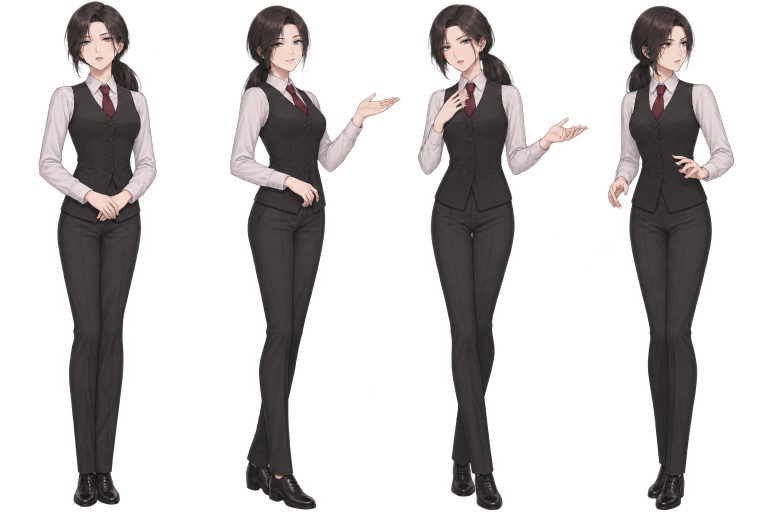
#> input picture assets/curator-poses.png, 1536 x 1024 px, found by its file name (shown at 1/2 size)
$ python prepare_curator.py
#> lines starting #> are read from the running program, lines starting #| are printed output that depends on the picture; after the words box and inside, x2 and y2 are one past the last pixel; in counts of white or black regions, pixels touching at a corner belong together
"""Split approved four-pose curator PNG using alpha-based transparent gutters.
The presenting arm crosses the old naive width/4 cut. Never color-key clothing.
"""
from pathlib import Path
from PIL import Image, ImageDraw
import hashlib

SOURCE=Path("assets/curator-poses.png")
NAMES=("neutral","present","explain","alert")
OUT=Path("assets/curator")
ARTIFACTS=Path("artifacts")
AUDIT=Path("docs/CURATOR_ASSET_AUDIT.md")
THRESHOLD=16

def contiguous(xs):
    runs=[]
    start=last=None
    for x in xs:
        if start is None: start=last=x
        elif x==last+1: last=x
        else:
            runs.append((start,last))
            start=last=x
    if start is not None: runs.append((start,last))
    return runs

def locate_gutters(sheet):
    w,h=sheet.size
    significant=sheet.getchannel("A").point(lambda a:255 if a>THRESHOLD else 0)
    zeroes=[x for x in range(w) if significant.crop((x,0,x+1,h)).getbbox() is None]
    runs=contiguous(zeroes)
    seams=[]
    report=[]
    for i in range(1,4):
        target=w*i/4
        candidates=[(left,right) for left,right in runs
                    if right-left+1>=8 and abs((left+right)/2-target)<w*.15]
        if not candidates:
            raise SystemExit(f"No transparent gutter near pose boundary {i}; manual review required")
        left,right=max(candidates,key=lambda p:(p[1]-p[0]+1,-abs((p[0]+p[1])/2-target)))
        seam=(left+right)//2
        seams.append(seam)
        report.append(f"{i}: x={seam}, transparent run {left}..{right}")
    if not all(x<y for x,y in zip((0,*seams),(*seams,w))):
        raise SystemExit("Gutter order invalid")
    return seams,report

def split(sheet):
    w,h=sheet.size
    low,high=sheet.getchannel("A").getextrema()
    if low>=240 or high<220: raise SystemExit("Source is not reliably transparent")
    seams,report=locate_gutters(sheet)
    edges=[0,*seams,w]
    results=[]
    for i,name in enumerate(NAMES):
        left,right=edges[i],edges[i+1]
        source=sheet.crop((left,0,right,h))
        visible=source.getchannel("A").point(lambda a:255 if a>THRESHOLD else 0)
        box=visible.getbbox()
        if not box: raise SystemExit(f"No visible character: {name}")
        x0,y0,x1,y1=box
        if x1-x0<150 or y1-y0<int(h*.65): raise SystemExit(f"Suspiciously truncated {name}: {box}")
        if x0<=1 or x1>=source.width-1: raise SystemExit(f"Pose touches crop seam: {name}")
        image=source.crop(box)
        margin=12
        canvas=Image.new("RGBA",(image.width+2*margin,image.height+2*margin))
        canvas.paste(image,(margin,margin))
        alpha=canvas.getchannel("A")
        strips=[alpha.crop((0,0,canvas.width,1)),
                alpha.crop((0,canvas.height-1,canvas.width,canvas.height)),
                alpha.crop((0,0,1,canvas.height)),
                alpha.crop((canvas.width-1,0,canvas.width,canvas.height))]
        if any(edge.getextrema()[1] for edge in strips): raise SystemExit(f"Opaque export edge: {name}")
        results.append((name,canvas,(left+x0,y0,left+x1,y1)))
    return report,results

def make_previews(results):
    ARTIFACTS.mkdir(parents=True,exist_ok=True)
    for mode,background in (("ivory",(235,231,222,255)),("charcoal",(29,28,35,255))):
        board=Image.new("RGBA",(1320,900),background)
        draw=ImageDraw.Draw(board)
        for i,(name,portrait,_) in enumerate(results):
            sample=portrait.copy()
            sample.thumbnail((302,832),Image.Resampling.LANCZOS)
            x=i*330+(330-sample.width)//2
            board.alpha_composite(sample,(x,36+832-sample.height))
            draw.text((i*330+12,12),name,fill=(255,255,255) if mode=="charcoal" else (50,45,44))
        board.convert("RGB").save(ARTIFACTS/f"curator-check-{mode}.png")

def main():
    if not SOURCE.exists(): raise SystemExit("Missing approved curator-poses.png")
    with Image.open(SOURCE) as source: sheet=source.convert("RGBA")
#> source is the input picture: PIL image 1536x1024 RGBA; mean R, G, B, A 63.7, 57.9, 58.2, 78.5
    report,results=split(sheet)
#> in split, `low,high=sheet.getchannel("A").getextrema()`: low = 0; high = 254
#> in locate_gutters, `significant=sheet.getchannel("A").point(lambda a:255 if a>THRESHOLD el..`:
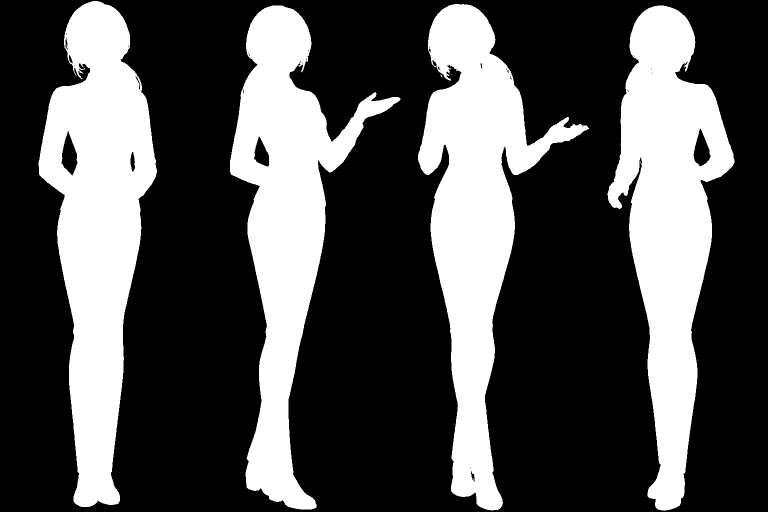
#> significant: PIL image 1536x1024 L (shown at 1/2 size); 31.8% white; 11 white regions (7 under 20 px), largest, box (x1, y1, x2, y2) and area: (77, 2, 314, 1014) 131677, (836, 8, 1178, 1021) 125364, (1215, 11, 1469, 1021) 124159, (460, 11, 801, 1019) 118701
#> in locate_gutters, `zeroes=[x for x in range(w) if significant.crop((x,0,x+1,h)).getbbox()..`: zeroes = 362 values from 0 to 1535
#> the loop in contiguous, `for x in xs:` made 362 passes
#> (start, last) on passes 1, 78: (0, 0), (314, 314)
#> last on passes 2 to 7: 1, 2, 3, 4, 5, 6
#> after the loop in contiguous, `for x in xs:`: runs = [(0, 76), (314, 459), (801, 835), (1178, 1214)]
#> in locate_gutters, `runs=contiguous(zeroes)`: runs = [(0, 76), (314, 459), (801, 835), (1178, 1214), (1469, 1535)]
#> the loop in locate_gutters, `for i in range(1,4):` made 3 passes
#> (left, right, seam) on passes 1 to 3: (314, 459, 386), (801, 835, 818), (1178, 1214, 1196)
#> after the loop in locate_gutters, `for i in range(1,4):`: report = ['1: x=386, transparent run 314..459', '2: x=818, transparent run 801..835', '3: x=1196, transparent run 1178..1214']; seams = [386, 818, 1196]
#> in split, `edges=[0,*seams,w]`: edges = [0, 386, 818, 1196, 1536]
#> the loop in split, `for i,name in enumerate(NAMES):` made 4 passes
#> (left, right, x0, y0, x1, y1) on passes 1 to 4: (0, 386, 77, 2, 314, 1014), (386, 818, 74, 11, 415, 1019), (818, 1196, 18, 8, 360, 1021), (1196, 1536, 19, 11, 273, 1021)
#> pass 1, in split, `visible=source.getchannel("A").point(lambda a:255 if a>THRESHOLD else 0)`:
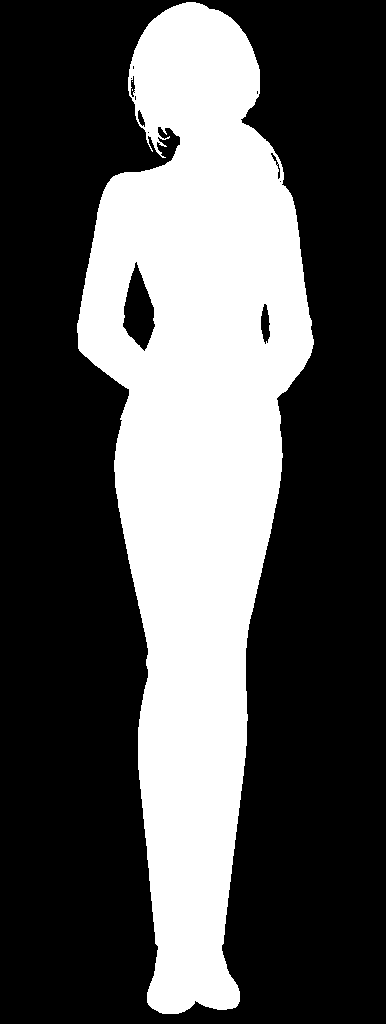
#> visible: PIL image 386x1024 L; 33.3% white; 3 white regions (2 under 20 px), largest, box (x1, y1, x2, y2) and area: (77, 2, 314, 1014) 131677
#> pass 1, in split, `image=source.crop(box)`:
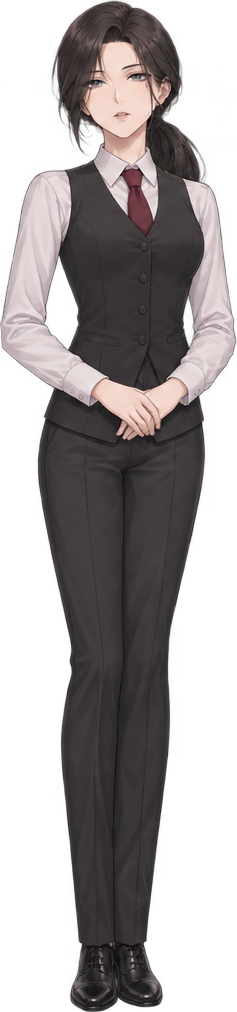
#> image: PIL image 237x1012 RGBA; mean R, G, B, A 75.4, 68.6, 69.2, 136; transparent parts drawn white
#> after the loop in split, `for i,name in enumerate(NAMES):`:
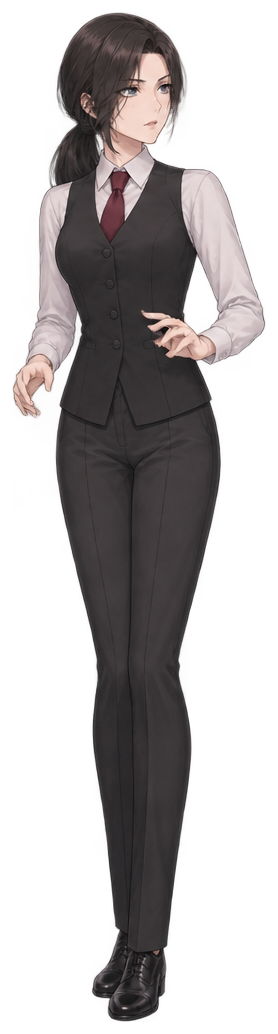
#> canvas: PIL image 278x1034 RGBA; mean R, G, B, A 61.3, 55.7, 56.2, 106.7; transparent parts drawn white
#> after the loop in split, `for i,name in enumerate(NAMES):`:
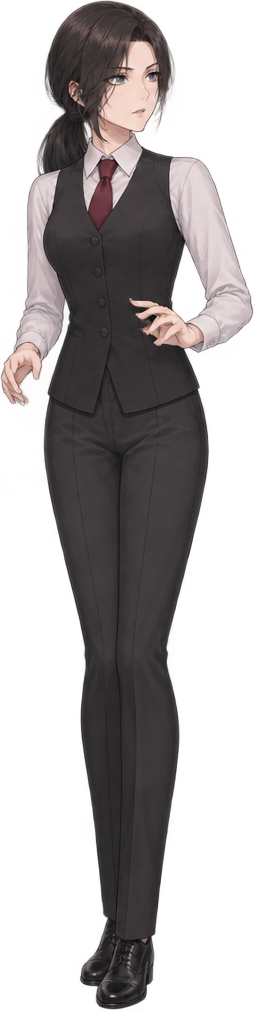
#> image: PIL image 254x1010 RGBA; mean R, G, B, A 68.7, 62.4, 63, 119.5; transparent parts drawn white
#> after the loop in split, `for i,name in enumerate(NAMES):`: results = 4 items
#> results = 4 items
    # Validate all four before replacing any exported assets.
    OUT.mkdir(parents=True,exist_ok=True)
    for name,portrait,_ in results: portrait.save(OUT/f"{name}.png",optimize=True)
#> this loop made 4 passes
#> name on passes 1 to 4: 'neutral', 'present', 'explain', 'alert'
#> pass 1, in main, `for name,portrait,_ in results: portrait.save(OUT/f"{name}.png",optimi..`:
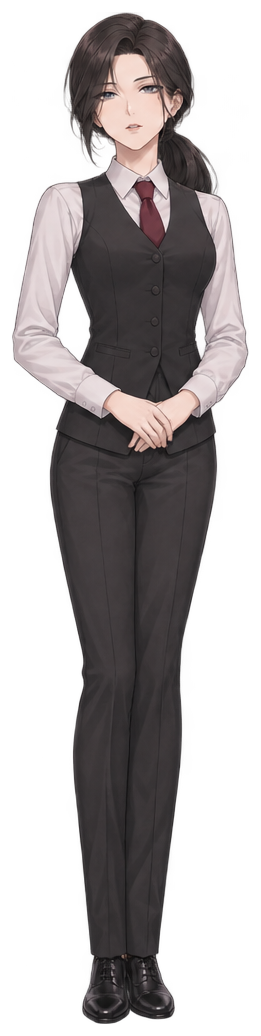
#> saved as neutral.png: PIL image 261x1036 RGBA; mean R, G, B, A 66.9, 60.8, 61.4, 120.6; transparent parts drawn white
    make_previews(results)
#> the loop in make_previews, `for mode,background in (("ivory",(235,231,222,255)),("charcoal",(29,28..` made 2 passes
#> pass 2, in make_previews, `board.convert("RGB").save(ARTIFACTS/f"curator-check-{mode}.png")`:
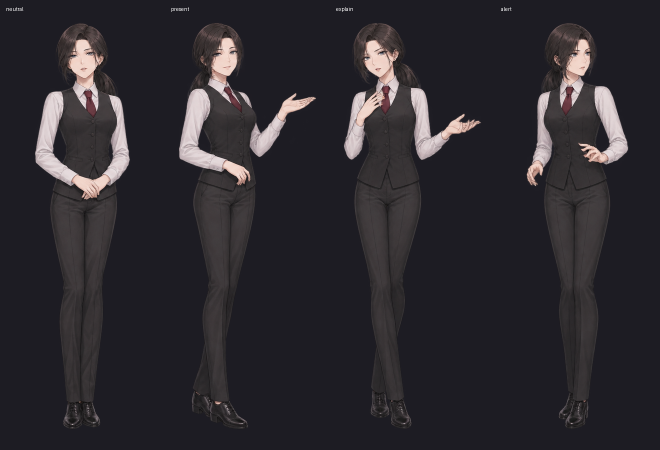
#> saved as curator-check-charcoal.png: PIL image 1320x900 RGB (shown at 1/2 size); mean R, G, B 44.9, 42, 47.3
    AUDIT.parent.mkdir(parents=True,exist_ok=True)
    digest=hashlib.sha256(SOURCE.read_bytes()).hexdigest()
    lines=[
        "# Curator pose and alpha audit","",
        "Approved original: assets/curator-poses.png (preserved).",
        f"SHA-256: {digest}",
        f"Size: {sheet.width} x {sheet.height}; alpha extrema: {sheet.getchannel('A').getextrema()}",
        "","## Transparent split gutters",
        *["- "+s for s in report],"","## Generated assets",
        *[f"- assets/curator/{name}.png: {image.width}x{image.height}; source bbox {bounds}"
          for name,image,bounds in results],
        "","## Safeguards",
        "- No color thresholding, black-hair erasure, or AI re-drawing used.",
        "- Original image and source transparency pixels are preserved.",
        "- Source image and old legacy assets are not deleted.",
        "- Outer alpha edges and full character extents validated in code.",
        "- Ivory/charcoal previews exported for manual halo and matte inspection.",
        "- Visual identity, fringe and any residual matte still require image review.",""
    ]
    AUDIT.write_text("\n".join(lines),encoding="utf-8")
    print("\n".join(report))
#| 1: x=386, transparent run 314..459
#| 2: x=818, transparent run 801..835
#| 3: x=1196, transparent run 1178..1214
    print("Exported poses:",[(n,p.size) for n,p,_ in results])
#| Exported poses: [('neutral', (261, 1036)), ('present', (365, 1032)), ('explain', (366, 1037)), ('alert', (278, 1034))]
    print("Audit written:",AUDIT)

if __name__=="__main__": main()
